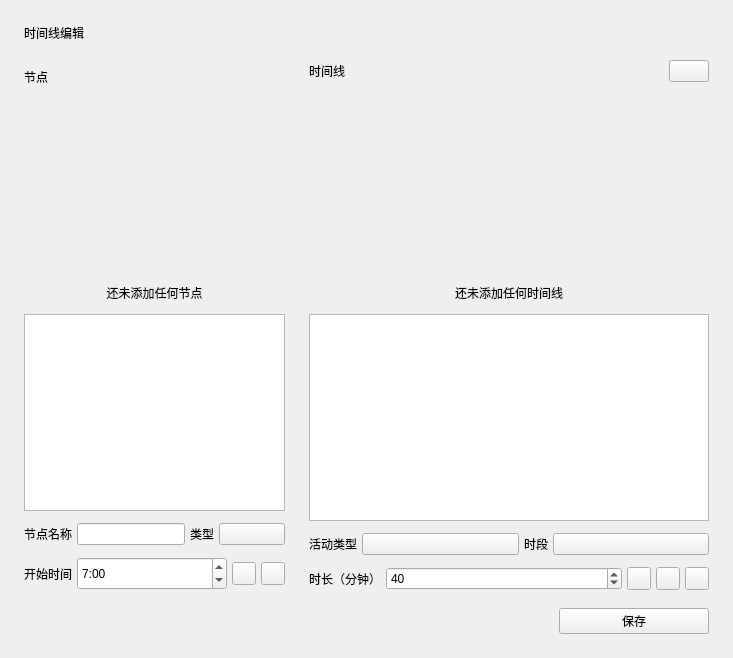
<?xml version="1.0" encoding="UTF-8"?>
<ui version="4.0">
 <class>Form</class>
 <widget class="QWidget" name="Form">
  <property name="geometry">
   <rect>
    <x>0</x>
    <y>0</y>
    <width>733</width>
    <height>658</height>
   </rect>
  </property>
  <property name="windowTitle">
   <string>Form</string>
  </property>
  <layout class="QVBoxLayout" name="verticalLayout_2">
   <property name="spacing">
    <number>18</number>
   </property>
   <property name="leftMargin">
    <number>24</number>
   </property>
   <property name="topMargin">
    <number>24</number>
   </property>
   <property name="rightMargin">
    <number>24</number>
   </property>
   <property name="bottomMargin">
    <number>24</number>
   </property>
   <item>
    <widget class="TitleLabel" name="TitleLabel">
     <property name="text">
      <string>时间线编辑</string>
     </property>
    </widget>
   </item>
   <item>
    <layout class="QHBoxLayout" name="horizontalLayout">
     <property name="spacing">
      <number>12</number>
     </property>
     <item>
      <layout class="QVBoxLayout" name="verticalLayout">
       <item>
        <widget class="SubtitleLabel" name="SubtitleLabel_2">
         <property name="minimumSize">
          <size>
           <width>0</width>
           <height>33</height>
          </size>
         </property>
         <property name="text">
          <string>节点</string>
         </property>
        </widget>
       </item>
       <item>
        <widget class="CaptionLabel" name="tips_1">
         <property name="sizePolicy">
          <sizepolicy hsizetype="Preferred" vsizetype="Expanding">
           <horstretch>0</horstretch>
           <verstretch>0</verstretch>
          </sizepolicy>
         </property>
         <property name="styleSheet">
          <string notr="true">FluentLabelBase {
    color: black;
}

HyperlinkLabel {
    color: #009faa;
    border: none;
    background-color: transparent;
    text-align: left;
    padding: 0;
    margin: 0;
}

HyperlinkLabel[underline=true] {
    text-decoration: underline;
}

HyperlinkLabel[underline=false] {
    text-decoration: none;
}

HyperlinkLabel:hover {
    color: #007780;
}

HyperlinkLabel:pressed {
    color: #00a7b3;
}
FluentLabelBase{color:#7d000000}</string>
         </property>
         <property name="text">
          <string>还未添加任何节点</string>
         </property>
         <property name="alignment">
          <set>Qt::AlignBottom|Qt::AlignHCenter</set>
         </property>
         <property name="lightColor" stdset="0">
          <color alpha="125">
           <red>0</red>
           <green>0</green>
           <blue>0</blue>
          </color>
         </property>
         <property name="darkColor" stdset="0">
          <color alpha="155">
           <red>255</red>
           <green>255</green>
           <blue>255</blue>
          </color>
         </property>
         <property name="pixelFontSize" stdset="0">
          <number>14</number>
         </property>
        </widget>
       </item>
       <item>
        <widget class="ListWidget" name="part_list">
         <property name="sizePolicy">
          <sizepolicy hsizetype="Preferred" vsizetype="Expanding">
           <horstretch>0</horstretch>
           <verstretch>0</verstretch>
          </sizepolicy>
         </property>
         <property name="minimumSize">
          <size>
           <width>0</width>
           <height>0</height>
          </size>
         </property>
         <property name="dragDropMode">
          <enum>QAbstractItemView::InternalMove</enum>
         </property>
         <property name="defaultDropAction">
          <enum>Qt::MoveAction</enum>
         </property>
         <property name="alternatingRowColors">
          <bool>true</bool>
         </property>
        </widget>
       </item>
       <item>
        <layout class="QHBoxLayout" name="horizontalLayout_2">
         <property name="spacing">
          <number>5</number>
         </property>
         <item>
          <widget class="BodyLabel" name="BodyLabel_4">
           <property name="sizePolicy">
            <sizepolicy hsizetype="Fixed" vsizetype="Preferred">
             <horstretch>0</horstretch>
             <verstretch>0</verstretch>
            </sizepolicy>
           </property>
           <property name="text">
            <string>节点名称</string>
           </property>
           <property name="alignment">
            <set>Qt::AlignLeading|Qt::AlignLeft|Qt::AlignVCenter</set>
           </property>
          </widget>
         </item>
         <item>
          <widget class="EditableComboBox" name="name_part_combo">
           <property name="sizePolicy">
            <sizepolicy hsizetype="Preferred" vsizetype="Fixed">
             <horstretch>0</horstretch>
             <verstretch>0</verstretch>
            </sizepolicy>
           </property>
          </widget>
         </item>
         <item>
          <widget class="BodyLabel" name="BodyLabel_6">
           <property name="sizePolicy">
            <sizepolicy hsizetype="Fixed" vsizetype="Preferred">
             <horstretch>0</horstretch>
             <verstretch>0</verstretch>
            </sizepolicy>
           </property>
           <property name="text">
            <string>类型</string>
           </property>
          </widget>
         </item>
         <item>
          <widget class="ComboBox" name="part_type">
           <property name="sizePolicy">
            <sizepolicy hsizetype="Preferred" vsizetype="Fixed">
             <horstretch>0</horstretch>
             <verstretch>0</verstretch>
            </sizepolicy>
           </property>
          </widget>
         </item>
        </layout>
       </item>
       <item>
        <layout class="QHBoxLayout" name="horizontalLayout_5">
         <property name="spacing">
          <number>5</number>
         </property>
         <item>
          <widget class="BodyLabel" name="BodyLabel_5">
           <property name="sizePolicy">
            <sizepolicy hsizetype="Fixed" vsizetype="Preferred">
             <horstretch>0</horstretch>
             <verstretch>0</verstretch>
            </sizepolicy>
           </property>
           <property name="text">
            <string>开始时间</string>
           </property>
          </widget>
         </item>
         <item>
          <widget class="TimeEdit" name="part_time">
           <property name="sizePolicy">
            <sizepolicy hsizetype="Maximum" vsizetype="Fixed">
             <horstretch>0</horstretch>
             <verstretch>0</verstretch>
            </sizepolicy>
           </property>
           <property name="minimumSize">
            <size>
             <width>150</width>
             <height>33</height>
            </size>
           </property>
           <property name="currentSection">
            <enum>QDateTimeEdit::HourSection</enum>
           </property>
           <property name="displayFormat">
            <string>h:mm</string>
           </property>
           <property name="time">
            <time>
             <hour>7</hour>
             <minute>0</minute>
             <second>0</second>
            </time>
           </property>
          </widget>
         </item>
         <item>
          <widget class="ToolButton" name="add_part_button"/>
         </item>
         <item>
          <widget class="ToolButton" name="delete_part_button"/>
         </item>
        </layout>
       </item>
      </layout>
     </item>
     <item>
      <widget class="VerticalSeparator" name="VerticalSeparator"/>
     </item>
     <item>
      <layout class="QVBoxLayout" name="verticalLayout_3">
       <item>
        <layout class="QHBoxLayout" name="horizontalLayout_8">
         <item>
          <widget class="SubtitleLabel" name="SubtitleLabel">
           <property name="text">
            <string>时间线</string>
           </property>
          </widget>
         </item>
         <item>
          <widget class="ComboBox" name="select_timeline">
           <property name="sizePolicy">
            <sizepolicy hsizetype="Maximum" vsizetype="Fixed">
             <horstretch>0</horstretch>
             <verstretch>0</verstretch>
            </sizepolicy>
           </property>
          </widget>
         </item>
        </layout>
       </item>
       <item>
        <widget class="CaptionLabel" name="tips_2">
         <property name="sizePolicy">
          <sizepolicy hsizetype="Preferred" vsizetype="Expanding">
           <horstretch>0</horstretch>
           <verstretch>0</verstretch>
          </sizepolicy>
         </property>
         <property name="styleSheet">
          <string notr="true">FluentLabelBase {
    color: black;
}

HyperlinkLabel {
    color: #009faa;
    border: none;
    background-color: transparent;
    text-align: left;
    padding: 0;
    margin: 0;
}

HyperlinkLabel[underline=true] {
    text-decoration: underline;
}

HyperlinkLabel[underline=false] {
    text-decoration: none;
}

HyperlinkLabel:hover {
    color: #007780;
}

HyperlinkLabel:pressed {
    color: #00a7b3;
}
FluentLabelBase{color:#7d000000}</string>
         </property>
         <property name="text">
          <string>还未添加任何时间线</string>
         </property>
         <property name="alignment">
          <set>Qt::AlignBottom|Qt::AlignHCenter</set>
         </property>
         <property name="lightColor" stdset="0">
          <color alpha="125">
           <red>0</red>
           <green>0</green>
           <blue>0</blue>
          </color>
         </property>
         <property name="darkColor" stdset="0">
          <color alpha="155">
           <red>255</red>
           <green>255</green>
           <blue>255</blue>
          </color>
         </property>
         <property name="pixelFontSize" stdset="0">
          <number>14</number>
         </property>
        </widget>
       </item>
       <item>
        <widget class="ListWidget" name="timeline_list">
         <property name="sizePolicy">
          <sizepolicy hsizetype="Expanding" vsizetype="Expanding">
           <horstretch>0</horstretch>
           <verstretch>0</verstretch>
          </sizepolicy>
         </property>
         <property name="minimumSize">
          <size>
           <width>0</width>
           <height>0</height>
          </size>
         </property>
         <property name="dragDropMode">
          <enum>QAbstractItemView::InternalMove</enum>
         </property>
         <property name="defaultDropAction">
          <enum>Qt::MoveAction</enum>
         </property>
         <property name="alternatingRowColors">
          <bool>true</bool>
         </property>
        </widget>
       </item>
       <item>
        <layout class="QHBoxLayout" name="horizontalLayout_6">
         <property name="spacing">
          <number>5</number>
         </property>
         <item>
          <widget class="BodyLabel" name="BodyLabel_2">
           <property name="sizePolicy">
            <sizepolicy hsizetype="Fixed" vsizetype="Preferred">
             <horstretch>0</horstretch>
             <verstretch>0</verstretch>
            </sizepolicy>
           </property>
           <property name="text">
            <string>活动类型</string>
           </property>
           <property name="alignment">
            <set>Qt::AlignLeading|Qt::AlignLeft|Qt::AlignVCenter</set>
           </property>
          </widget>
         </item>
         <item>
          <widget class="ComboBox" name="class_activity">
           <property name="sizePolicy">
            <sizepolicy hsizetype="Preferred" vsizetype="Fixed">
             <horstretch>0</horstretch>
             <verstretch>0</verstretch>
            </sizepolicy>
           </property>
          </widget>
         </item>
         <item>
          <widget class="BodyLabel" name="BodyLabel_3">
           <property name="sizePolicy">
            <sizepolicy hsizetype="Fixed" vsizetype="Preferred">
             <horstretch>0</horstretch>
             <verstretch>0</verstretch>
            </sizepolicy>
           </property>
           <property name="text">
            <string>时段</string>
           </property>
          </widget>
         </item>
         <item>
          <widget class="ComboBox" name="time_period">
           <property name="sizePolicy">
            <sizepolicy hsizetype="Preferred" vsizetype="Fixed">
             <horstretch>0</horstretch>
             <verstretch>0</verstretch>
            </sizepolicy>
           </property>
          </widget>
         </item>
        </layout>
       </item>
       <item>
        <layout class="QHBoxLayout" name="horizontalLayout_3">
         <property name="spacing">
          <number>5</number>
         </property>
         <item>
          <widget class="BodyLabel" name="BodyLabel">
           <property name="sizePolicy">
            <sizepolicy hsizetype="Fixed" vsizetype="Preferred">
             <horstretch>0</horstretch>
             <verstretch>0</verstretch>
            </sizepolicy>
           </property>
           <property name="text">
            <string>时长（分钟）</string>
           </property>
          </widget>
         </item>
         <item>
          <widget class="SpinBox" name="spin_time">
           <property name="sizePolicy">
            <sizepolicy hsizetype="Preferred" vsizetype="Fixed">
             <horstretch>0</horstretch>
             <verstretch>0</verstretch>
            </sizepolicy>
           </property>
           <property name="maximum">
            <number>999</number>
           </property>
           <property name="singleStep">
            <number>5</number>
           </property>
           <property name="value">
            <number>40</number>
           </property>
          </widget>
         </item>
         <item>
          <widget class="ToolButton" name="add_button"/>
         </item>
         <item>
          <widget class="ToolButton" name="edit_button"/>
         </item>
         <item>
          <widget class="ToolButton" name="delete_button"/>
         </item>
        </layout>
       </item>
      </layout>
     </item>
    </layout>
   </item>
   <item>
    <layout class="QHBoxLayout" name="horizontalLayout_4" stretch="0,0">
     <property name="spacing">
      <number>2</number>
     </property>
     <item>
      <spacer name="horizontalSpacer">
       <property name="orientation">
        <enum>Qt::Horizontal</enum>
       </property>
       <property name="sizeHint" stdset="0">
        <size>
         <width>40</width>
         <height>20</height>
        </size>
       </property>
      </spacer>
     </item>
     <item>
      <widget class="PrimaryPushButton" name="save">
       <property name="sizePolicy">
        <sizepolicy hsizetype="Fixed" vsizetype="Minimum">
         <horstretch>0</horstretch>
         <verstretch>0</verstretch>
        </sizepolicy>
       </property>
       <property name="minimumSize">
        <size>
         <width>150</width>
         <height>0</height>
        </size>
       </property>
       <property name="text">
        <string>保存</string>
       </property>
      </widget>
     </item>
    </layout>
   </item>
  </layout>
 </widget>
 <customwidgets>
  <customwidget>
   <class>ComboBox</class>
   <extends>QPushButton</extends>
   <header>qfluentwidgets</header>
  </customwidget>
  <customwidget>
   <class>EditableComboBox</class>
   <extends>LineEdit</extends>
   <header>qfluentwidgets</header>
  </customwidget>
  <customwidget>
   <class>PushButton</class>
   <extends>QPushButton</extends>
   <header>qfluentwidgets</header>
  </customwidget>
  <customwidget>
   <class>PrimaryPushButton</class>
   <extends>PushButton</extends>
   <header>qfluentwidgets</header>
  </customwidget>
  <customwidget>
   <class>ToolButton</class>
   <extends>QToolButton</extends>
   <header>qfluentwidgets</header>
  </customwidget>
  <customwidget>
   <class>VerticalSeparator</class>
   <extends>QWidget</extends>
   <header>qfluentwidgets</header>
  </customwidget>
  <customwidget>
   <class>CaptionLabel</class>
   <extends>QLabel</extends>
   <header>qfluentwidgets</header>
  </customwidget>
  <customwidget>
   <class>BodyLabel</class>
   <extends>QLabel</extends>
   <header>qfluentwidgets</header>
  </customwidget>
  <customwidget>
   <class>SubtitleLabel</class>
   <extends>QLabel</extends>
   <header>qfluentwidgets</header>
  </customwidget>
  <customwidget>
   <class>TitleLabel</class>
   <extends>QLabel</extends>
   <header>qfluentwidgets</header>
  </customwidget>
  <customwidget>
   <class>LineEdit</class>
   <extends>QLineEdit</extends>
   <header>qfluentwidgets</header>
  </customwidget>
  <customwidget>
   <class>TimeEdit</class>
   <extends>QTimeEdit</extends>
   <header>qfluentwidgets</header>
  </customwidget>
  <customwidget>
   <class>SpinBox</class>
   <extends>QSpinBox</extends>
   <header>qfluentwidgets</header>
  </customwidget>
  <customwidget>
   <class>ListWidget</class>
   <extends>QListWidget</extends>
   <header>qfluentwidgets</header>
  </customwidget>
 </customwidgets>
 <resources/>
 <connections/>
</ui>
